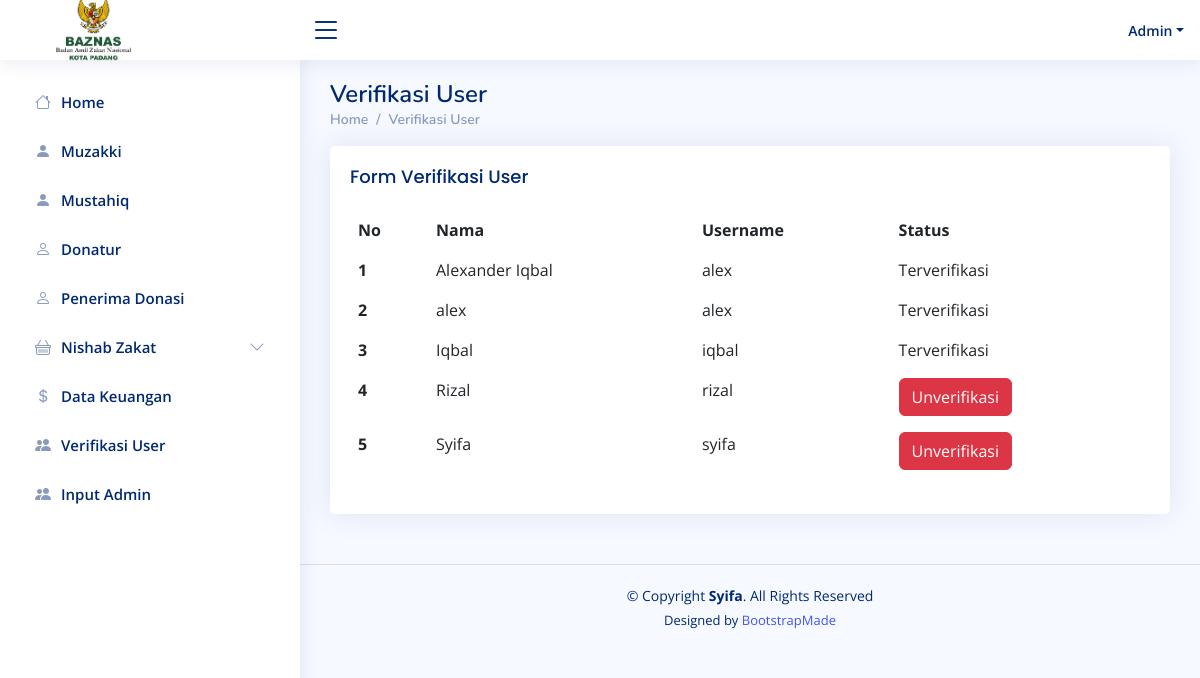
Page /admin/Verifikasi.php (signed in) on the committed database.
### tables this page shows
CREATE TABLE `user` (
  `id_user` int(11) NOT NULL,
  `nama` varchar(20) NOT NULL,
  `username` varchar(20) NOT NULL,
  `pasw` varchar(20) NOT NULL,
  `level` varchar(10) NOT NULL,
  `status` varchar(15) NOT NULL
);

### admin/Verifikasi.php (the view, shortened to what this page needs)
<!DOCTYPE html>
<html lang="en">
<head>
    <link href="assets/vendor/bootstrap/css/bootstrap.min.css" rel="stylesheet">
    <link href="assets/vendor/bootstrap-icons/bootstrap-icons.css" rel="stylesheet">
    <link href="assets/vendor/boxicons/css/boxicons.min.css" rel="stylesheet">
    <link href="assets/vendor/quill/quill.snow.css" rel="stylesheet">
    <link href="assets/vendor/quill/quill.bubble.css" rel="stylesheet">
    <link href="assets/vendor/remixicon/remixicon.css" rel="stylesheet">
    <link href="assets/vendor/simple-datatables/style.css" rel="stylesheet">
    <link href="assets/css/style.css" rel="stylesheet">
</head>
<body>
    <header id="header" class="header fixed-top d-flex align-items-center">
        <?php include("header.php"); ?>
    </header>
    <aside id="sidebar" class="sidebar">
        <?php include("navadmin.php"); ?>
    </aside>
    <main id="main" class="main">
        <div class="pagetitle">
            <h1>Verifikasi User</h1>
            <nav>
                <ol class="breadcrumb">
                    <li class="breadcrumb-item"><a href="index.php">Home</a></li>
                    <li class="breadcrumb-item active"><a href="verifikasi.php">Verifikasi User</a></li>
                </ol>
            </nav>
        </div>
        <section class="section">
            <div class="card">
                <div class="card-body">
                    <h5 class="card-title">Form Verifikasi User</h5>
                    <table class="table table-borderless">
                        <thead>
                            <tr>
                                <th scope="col">No</th>
                                <th scope="col">Nama</th>
                                <th scope="col">Username</th>
                                <th scope="col">Status</th>
                            </tr>
                        </thead>
                        <tbody>
                            <?php
                            include "../koneksi.php";
                            $no = 1;
                            $datakat = mysqli_query($koneksi, "SELECT * from user where level = 'User'");
                            while ($dk = mysqli_fetch_assoc($datakat)) {
                            ?>
                                <tr>
                                    <th scope="row"><?php echo $no++; ?></th>
                                    <td><?php echo $dk['nama']; ?></td>
                                    <td><?php echo $dk['username']; ?></td>
                                    <td>
                                        <?php
                                        if ($dk['status'] == "Terverifikasi") {
                                            echo $dk['status'];
                                        } else {
                                        ?>
                                            <a href="proses/edit/proseseditverifikasi.php?id=<?php echo $dk['id_user']; ?>" class="btn btn-danger"><?php echo $dk['status']; ?></a>
                                        <?php } ?>
                                    </td>
                                </tr>
                            <?php
                            }
                            ?>
                        </tbody>
                    </table>
                </div>
            </div>
        </section>
    </main>
    <footer id="footer" class="footer">
        <div class="copyright">
            &copy; Copyright <strong><span>Syifa</span></strong>. All Rights Reserved
        </div>
        <div class="credits">
            Designed by <a href="https://bootstrapmade.com/">BootstrapMade</a>
        </div>
    </footer>
</body>
</html>

### admin/header.php (shortened to what this page needs)
<div class="d-flex align-items-center justify-content-between">
    <a href="index.php" class="logo d-flex align-items-center">
        <span class="d-none d-lg-block"> <img src="../assets/img/logobaznas.png" alt=""></span>
    </a>
    <i class="bi bi-list toggle-sidebar-btn"></i>
</div>
<nav class="header-nav ms-auto">
    <ul class="d-flex align-items-center">
        <li class="nav-item dropdown pe-3">
            <?php
            include("../koneksi.php");
            $login = mysqli_query($koneksi, "SELECT * from user where username='$_SESSION[username]'");
            while ($dk = mysqli_fetch_array($login)) {
            ?>
                <a class="nav-link nav-profile d-flex align-items-center pe-0" href="#" data-bs-toggle="dropdown">
                    <span class="d-none d-md-block dropdown-toggle ps-2"><?php echo $dk['nama']; ?></span>
                </a>
            <?php } ?>
</nav>

### admin/assets/css/style.css (style rules this page uses)
:root { scroll-behavior: smooth; }
body { font-family: "Open Sans", sans-serif; background: #f6f9ff; color: #444444; }
a { color: #4154f1; text-decoration: none; }
h1, h2, h3, h4, h5, h6 { font-family: "Nunito", sans-serif; }
#main { margin-top: 60px; padding: 20px 30px; transition: all 0.3s; }
.pagetitle { margin-bottom: 10px; }
.pagetitle h1 { font-size: 24px; margin-bottom: 0; font-weight: 600; color: #012970; }
.card { margin-bottom: 30px; border: none; border-radius: 5px; box-shadow: 0px 0 30px rgba(1, 41, 112, 0.1); }
.card-title { padding: 20px 0 15px 0; font-size: 18px; font-weight: 500; color: #012970; font-family: "Poppins", sans-serif; }
.card-body { padding: 0 20px 20px 20px; }
.breadcrumb { font-size: 14px; font-family: "Nunito", sans-serif; color: #899bbd; font-weight: 600; }
.breadcrumb a { color: #899bbd; transition: 0.3s; }
.breadcrumb .breadcrumb-item::before { color: #899bbd; }
.breadcrumb .active { color: #51678f; font-weight: 600; }
.logo { line-height: 1; }
@media (min-width: 1200px) { .logo { width: 280px; } }
.logo img { max-height: 80px; margin-right: 1px; }
.logo span { font-size: 26px; font-weight: 700; color: #012970; font-family: "Nunito", sans-serif; }
.header { transition: all 0.5s; z-index: 997; height: 60px; box-shadow: 0px 2px 20px rgba(1, 41, 112, 0.1); background-color: #fff; padding-left: 20px; }
.header .toggle-sidebar-btn { font-size: 32px; padding-left: 10px; cursor: pointer; color: #012970; }
.header-nav ul { list-style: none; }
.header-nav > ul { margin: 0; padding: 0; }
.header-nav .nav-profile { color: #012970; }
.header-nav .nav-profile span { font-size: 14px; font-weight: 600; }
.sidebar { position: fixed; top: 60px; left: 0; bottom: 0; width: 300px; z-index: 996; transition: all 0.3s; padding: 20px; overflow-y: auto; scrollbar-width: thin; scrollbar-color: #aab7cf transparent; box-shadow: 0px 0px 20px rgba(1, 41, 112, 0.1); background-color: #fff; }
@media (min-width: 1200px) { #main, #footer { margin-left: 300px; } }
.footer { padding: 20px 0; font-size: 14px; transition: all 0.3s; border-top: 1px solid #cddfff; }
.footer .copyright { text-align: center; color: #012970; }
.footer .credits { padding-top: 5px; text-align: center; font-size: 13px; color: #012970; }

### rows in the picture
user: nama "Admin"
user: nama "Alexander Iqbal", username "alex", status "Terverifikasi"
user: nama "alex", username "alex", status "Terverifikasi"
user: nama "Iqbal", username "iqbal", status "Terverifikasi"
user: nama "Rizal", username "rizal", status "Unverifikasi"
user: nama "Syifa", username "syifa", status "Unverifikasi"
